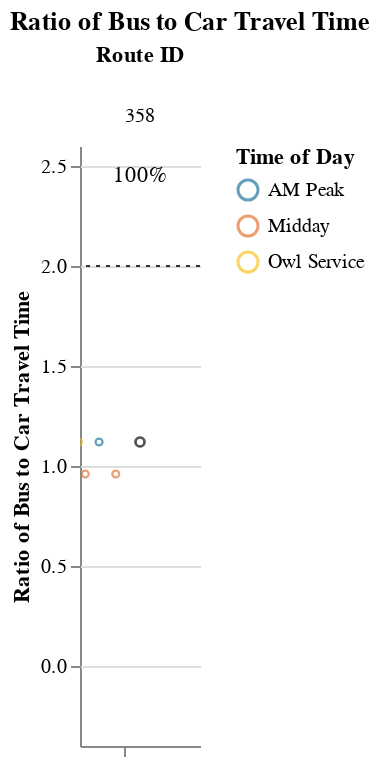
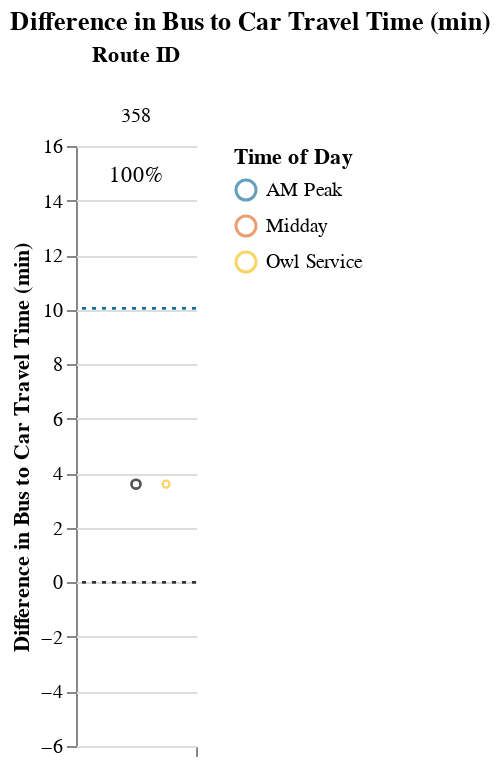

Here is the notebook cell these charts were saved with, in order:
### Markdown cell above
## Viable Competitive Routes
### Short Routes (< 1 hr)

### Code cell
# Allow for possibility that operator doesn't have routes that fall into certain route_groups
# But, jupyterbook will not like markdown with f-string
# separate out route_group and put in each cell, and use try/except + if to display...
# but all 3 route groups must be displayed. just add sentence about why no routes were returned at the end
route_group = "short"
try:
    subset_routes, mult, diff  = setup_charts(df, PCT_COMPETITIVE_THRESHOLD, route_group)
    
    if len(subset_routes) > 0:
        display(
            Markdown(
                f"{CAPTIONS_DICT[route_group]}"
                "Within each route group, routes are sorted in descending order "
                "by % competitive trips and # trips below the additional time cut-off."
            )
        )

        display(mult)
        display(diff)
except:
    print("No routes meet this criteria.")

### Figure 1 — Vega-Lite specification as saved in the notebook (floating-point values rounded to 4 significant figures)
{"config": {"view": {"continuousWidth": 400, "continuousHeight": 300, "stroke": null}, "facet": {"spacing": 0}}, "data": {"name": "data-0676779084d78eea2331ccb7bbacafb7"}, "facet": {"column": {"field": "route_id", "sort": ["358"], "title": "Route ID", "type": "nominal"}}, "spec": {"layer": [{"mark": {"type": "point", "opacity": 0.65, "size": 12, "strokeWidth": 1.1}, "encoding": {"color": {"field": "time_of_day", "scale": {"range": ["#136C97", "#E16B26", "#F6BF16", "#00896B", "#7790A3", "#5B559C"]}, "sort": ["AM Peak", "Midday", "PM Peak", "Owl Service"], "title": "Time of Day", "type": "nominal"}, "tooltip": [{"field": "route_id", "type": "nominal"}, {"field": "trip_id", "type": "nominal"}, {"field": "service_hours", "type": "quantitative"}, {"field": "car_duration_hours", "type": "quantitative"}, {"field": "bus_multiplier", "type": "quantitative"}, {"field": "bus_difference", "type": "quantitative"}, {"field": "num_trips", "type": "quantitative"}, {"field": "num_competitive", "type": "quantitative"}, {"field": "pct_trips_competitive", "type": "quantitative"}, {"field": "p25", "type": "quantitative"}, {"field": "p50", "type": "quantitative"}, {"field": "p75", "type": "quantitative"}], "x": {"axis": {"grid": false, "labels": false, "ticks": true, "values": [0]}, "field": "jitter", "scale": {}, "title": null, "type": "quantitative"}, "y": {"field": "bus_multiplier", "scale": {"domain": [-0.25, 2.5]}, "title": "Ratio of Bus to Car Travel Time", "type": "quantitative"}}, "selection": {"selector001": {"type": "interval", "bind": "scales", "encodings": ["x", "y"]}}, "transform": [{"calculate": "sqrt(-2*log(random()))*cos(2*PI*random())", "as": "jitter"}], "width": 60}, {"layer": [{"mark": {"type": "point", "opacity": 0.6, "size": 20, "strokeWidth": 1.3}, "encoding": {"color": {"value": "#323434"}, "y": {"field": "bus_multiplier", "type": "quantitative"}}, "transform": [{"filter": "(datum.p50_trip === 1)"}]}, {"mark": {"type": "rule", "strokeDash": [2, 3]}, "encoding": {"color": {"value": "#323434"}, "y": {"field": "cutoff", "type": "quantitative"}}}, {"mark": {"type": "text", "align": "center", "baseline": "middle"}, "encoding": {"color": {"value": "black"}, "text": {"field": "pct_trips_competitive", "format": ".0%", "type": "quantitative"}, "tooltip": [{"field": "route_id", "type": "nominal"}, {"field": "trip_id", "type": "nominal"}, {"field": "service_hours", "type": "quantitative"}, {"field": "car_duration_hours", "type": "quantitative"}, {"field": "bus_multiplier", "type": "quantitative"}, {"field": "bus_difference", "type": "quantitative"}, {"field": "num_trips", "type": "quantitative"}, {"field": "num_competitive", "type": "quantitative"}, {"field": "pct_trips_competitive", "type": "quantitative"}, {"field": "p25", "type": "quantitative"}, {"field": "p50", "type": "quantitative"}, {"field": "p75", "type": "quantitative"}], "x": {"value": 30}, "y": {"value": 15}}, "transform": [{"calculate": "sqrt(-2*log(random()))*cos(2*PI*random())", "as": "jitter"}, {"filter": "(datum.fastest_trip === 1)"}]}]}]}, "resolve": {"scale": {"y": "shared"}}, "title": "Ratio of Bus to Car Travel Time", "$schema": "https://vega.github.io/schema/vega-lite/v4.17.0.json", "datasets": {"data-0676779084d78eea2331ccb7bbacafb7": [{"calitp_itp_id": 238, "trip_key": -7753360842071914817, "trip_id": "t_1286100_b_26962_tn_0", "shape_id": "p_900480", "route_id": "358", "service_hours": 0.5, "trip_first_departure_ts": 50400, "trip_last_arrival_ts": 52200, "departure_hour": 14, "time_of_day": "Midday", "p25": 0.5, "p50": 0.54, "p75": 0.58, "p50_trip": 0, "fastest_trip": 0, "car_duration_hours": 0.52, "competitive_route": 1, "bus_multiplier": 0.96, "bus_difference": -1.2, "num_trips": 4, "num_competitive": 4, "pct_trips_competitive": 1.0, "bus_difference_spread": 4.8, "route_group": "short", "max_trip_hrs": 0.58, "max_trip_route_group": 0.67, "name": "Palo Verde Valley Transit Agency", "caltrans_district": "08 - San Bernardino", "drmt_organization_name": "['recWtrXNy0XSWd90F']", "cutoff2": 10.05, "cutoff": 2}, {"calitp_itp_id": 238, "trip_key": -3659600200010938693, "trip_id": "t_1286101_b_26962_tn_0", "shape_id": "p_900480", "route_id": "358", "service_hours": 0.5, "trip_first_departure_ts": 57600, "trip_last_arrival_ts": 59400, "departure_hour": 16, "time_of_day": "Midday", "p25": 0.5, "p50": 0.54, "p75": 0.58, "p50_trip": 0, "fastest_trip": 1, "car_duration_hours": 0.52, "competitive_route": 1, "bus_multiplier": 0.96, "bus_difference": -1.2, "num_trips": 4, "num_competitive": 4, "pct_trips_competitive": 1.0, "bus_difference_spread": 4.8, "route_group": "short", "max_trip_hrs": 0.58, "max_trip_route_group": 0.67, "name": "Palo Verde Valley Transit Agency", "caltrans_district": "08 - San Bernardino", "drmt_organization_name": "['recWtrXNy0XSWd90F']", "cutoff2": 10.05, "cutoff": 2}, {"calitp_itp_id": 238, "trip_key": -4228541924161864439, "trip_id": "t_1285719_b_26962_tn_0", "shape_id": "p_900479", "route_id": "358", "service_hours": 0.58, "trip_first_departure_ts": 26400, "trip_last_arrival_ts": 28500, "departure_hour": 7, "time_of_day": "AM Peak", "p25": 0.5, "p50": 0.54, "p75": 0.58, "p50_trip": 1, "fastest_trip": 0, "car_duration_hours": 0.52, "competitive_route": 1, "bus_multiplier": 1.12, "bus_difference": 3.6, "num_trips": 4, "num_competitive": 4, "pct_trips_competitive": 1.0, "bus_difference_spread": 4.8, "route_group": "short", "max_trip_hrs": 0.58, "max_trip_route_group": 0.67, "name": "Palo Verde Valley Transit Agency", "caltrans_district": "08 - San Bernardino", "drmt_organization_name": "['recWtrXNy0XSWd90F']", "cutoff2": 10.05, "cutoff": 2}, {"calitp_itp_id": 238, "trip_key": -24069298854092875, "trip_id": "t_1285717_b_26962_tn_0", "shape_id": "p_900479", "route_id": "358", "service_hours": 0.58, "trip_first_departure_ts": 19200, "trip_last_arrival_ts": 21300, "departure_hour": 5, "time_of_day": "Owl Service", "p25": 0.5, "p50": 0.54, "p75": 0.58, "p50_trip": 1, "fastest_trip": 0, "car_duration_hours": 0.52, "competitive_route": 1, "bus_multiplier": 1.12, "bus_difference": 3.6, "num_trips": 4, "num_competitive": 4, "pct_trips_competitive": 1.0, "bus_difference_spread": 4.8, "route_group": "short", "max_trip_hrs": 0.58, "max_trip_route_group": 0.67, "name": "Palo Verde Valley Transit Agency", "caltrans_district": "08 - San Bernardino", "drmt_organization_name": "['recWtrXNy0XSWd90F']", "cutoff2": 10.05, "cutoff": 2}]}}

### Figure 2 — Vega-Lite specification as saved in the notebook (floating-point values rounded to 4 significant figures)
{"config": {"view": {"continuousWidth": 400, "continuousHeight": 300, "stroke": null}, "facet": {"spacing": 0}}, "data": {"name": "data-3cf1b26c2081c4440275853688e7f1ea"}, "facet": {"column": {"field": "route_id", "sort": ["358"], "title": "Route ID", "type": "nominal"}}, "spec": {"layer": [{"mark": {"type": "point", "opacity": 0.65, "size": 12, "strokeWidth": 1.1}, "encoding": {"color": {"field": "time_of_day", "scale": {"range": ["#136C97", "#E16B26", "#F6BF16", "#00896B", "#7790A3", "#5B559C"]}, "sort": ["AM Peak", "Midday", "PM Peak", "Owl Service"], "title": "Time of Day", "type": "nominal"}, "tooltip": [{"field": "route_id", "type": "nominal"}, {"field": "trip_id", "type": "nominal"}, {"field": "service_hours", "type": "quantitative"}, {"field": "car_duration_hours", "type": "quantitative"}, {"field": "bus_multiplier", "type": "quantitative"}, {"field": "bus_difference", "type": "quantitative"}, {"field": "num_trips", "type": "quantitative"}, {"field": "num_competitive", "type": "quantitative"}, {"field": "pct_trips_competitive", "type": "quantitative"}, {"field": "p25", "type": "quantitative"}, {"field": "p50", "type": "quantitative"}, {"field": "p75", "type": "quantitative"}], "x": {"axis": {"grid": false, "labels": false, "ticks": true, "values": [0]}, "field": "jitter", "scale": {}, "title": null, "type": "quantitative"}, "y": {"field": "bus_difference", "scale": {"domain": [-5, 15.05]}, "title": "Difference in Bus to Car Travel Time (min)", "type": "quantitative"}}, "selection": {"selector002": {"type": "interval", "bind": "scales", "encodings": ["x", "y"]}}, "transform": [{"calculate": "sqrt(-2*log(random()))*cos(2*PI*random())", "as": "jitter"}], "width": 60}, {"layer": [{"mark": {"type": "point", "opacity": 0.6, "size": 20, "strokeWidth": 1.3}, "encoding": {"color": {"value": "#323434"}, "y": {"field": "bus_difference", "type": "quantitative"}}, "transform": [{"filter": "(datum.p50_trip === 1)"}]}, {"mark": {"type": "rule", "strokeDash": [2, 3]}, "encoding": {"color": {"value": "#323434"}, "y": {"field": "cutoff", "type": "quantitative"}}}, {"mark": {"type": "rule", "strokeDash": [2, 3]}, "encoding": {"color": {"value": "#136C97"}, "y": {"field": "cutoff2", "type": "quantitative"}}}, {"mark": {"type": "text", "align": "center", "baseline": "middle"}, "encoding": {"color": {"value": "black"}, "text": {"field": "pct_trips_competitive", "format": ".0%", "type": "quantitative"}, "tooltip": [{"field": "route_id", "type": "nominal"}, {"field": "trip_id", "type": "nominal"}, {"field": "service_hours", "type": "quantitative"}, {"field": "car_duration_hours", "type": "quantitative"}, {"field": "bus_multiplier", "type": "quantitative"}, {"field": "bus_difference", "type": "quantitative"}, {"field": "num_trips", "type": "quantitative"}, {"field": "num_competitive", "type": "quantitative"}, {"field": "pct_trips_competitive", "type": "quantitative"}, {"field": "p25", "type": "quantitative"}, {"field": "p50", "type": "quantitative"}, {"field": "p75", "type": "quantitative"}], "x": {"value": 30}, "y": {"value": 15}}, "transform": [{"calculate": "sqrt(-2*log(random()))*cos(2*PI*random())", "as": "jitter"}, {"filter": "(datum.fastest_trip === 1)"}]}]}]}, "resolve": {"scale": {"y": "shared"}}, "title": "Difference in Bus to Car Travel Time (min)", "$schema": "https://vega.github.io/schema/vega-lite/v4.17.0.json", "datasets": {"data-3cf1b26c2081c4440275853688e7f1ea": [{"calitp_itp_id": 238, "trip_key": -7753360842071914817, "trip_id": "t_1286100_b_26962_tn_0", "shape_id": "p_900480", "route_id": "358", "service_hours": 0.5, "trip_first_departure_ts": 50400, "trip_last_arrival_ts": 52200, "departure_hour": 14, "time_of_day": "Midday", "p25": 0.5, "p50": 0.54, "p75": 0.58, "p50_trip": 0, "fastest_trip": 0, "car_duration_hours": 0.52, "competitive_route": 1, "bus_multiplier": 0.96, "bus_difference": -1.2, "num_trips": 4, "num_competitive": 4, "pct_trips_competitive": 1.0, "bus_difference_spread": 4.8, "route_group": "short", "max_trip_hrs": 0.58, "max_trip_route_group": 0.67, "name": "Palo Verde Valley Transit Agency", "caltrans_district": "08 - San Bernardino", "drmt_organization_name": "['recWtrXNy0XSWd90F']", "cutoff2": 10.05, "cutoff": 0}, {"calitp_itp_id": 238, "trip_key": -3659600200010938693, "trip_id": "t_1286101_b_26962_tn_0", "shape_id": "p_900480", "route_id": "358", "service_hours": 0.5, "trip_first_departure_ts": 57600, "trip_last_arrival_ts": 59400, "departure_hour": 16, "time_of_day": "Midday", "p25": 0.5, "p50": 0.54, "p75": 0.58, "p50_trip": 0, "fastest_trip": 1, "car_duration_hours": 0.52, "competitive_route": 1, "bus_multiplier": 0.96, "bus_difference": -1.2, "num_trips": 4, "num_competitive": 4, "pct_trips_competitive": 1.0, "bus_difference_spread": 4.8, "route_group": "short", "max_trip_hrs": 0.58, "max_trip_route_group": 0.67, "name": "Palo Verde Valley Transit Agency", "caltrans_district": "08 - San Bernardino", "drmt_organization_name": "['recWtrXNy0XSWd90F']", "cutoff2": 10.05, "cutoff": 0}, {"calitp_itp_id": 238, "trip_key": -4228541924161864439, "trip_id": "t_1285719_b_26962_tn_0", "shape_id": "p_900479", "route_id": "358", "service_hours": 0.58, "trip_first_departure_ts": 26400, "trip_last_arrival_ts": 28500, "departure_hour": 7, "time_of_day": "AM Peak", "p25": 0.5, "p50": 0.54, "p75": 0.58, "p50_trip": 1, "fastest_trip": 0, "car_duration_hours": 0.52, "competitive_route": 1, "bus_multiplier": 1.12, "bus_difference": 3.6, "num_trips": 4, "num_competitive": 4, "pct_trips_competitive": 1.0, "bus_difference_spread": 4.8, "route_group": "short", "max_trip_hrs": 0.58, "max_trip_route_group": 0.67, "name": "Palo Verde Valley Transit Agency", "caltrans_district": "08 - San Bernardino", "drmt_organization_name": "['recWtrXNy0XSWd90F']", "cutoff2": 10.05, "cutoff": 0}, {"calitp_itp_id": 238, "trip_key": -24069298854092875, "trip_id": "t_1285717_b_26962_tn_0", "shape_id": "p_900479", "route_id": "358", "service_hours": 0.58, "trip_first_departure_ts": 19200, "trip_last_arrival_ts": 21300, "departure_hour": 5, "time_of_day": "Owl Service", "p25": 0.5, "p50": 0.54, "p75": 0.58, "p50_trip": 1, "fastest_trip": 0, "car_duration_hours": 0.52, "competitive_route": 1, "bus_multiplier": 1.12, "bus_difference": 3.6, "num_trips": 4, "num_competitive": 4, "pct_trips_competitive": 1.0, "bus_difference_spread": 4.8, "route_group": "short", "max_trip_hrs": 0.58, "max_trip_route_group": 0.67, "name": "Palo Verde Valley Transit Agency", "caltrans_district": "08 - San Bernardino", "drmt_organization_name": "['recWtrXNy0XSWd90F']", "cutoff2": 10.05, "cutoff": 0}]}}
